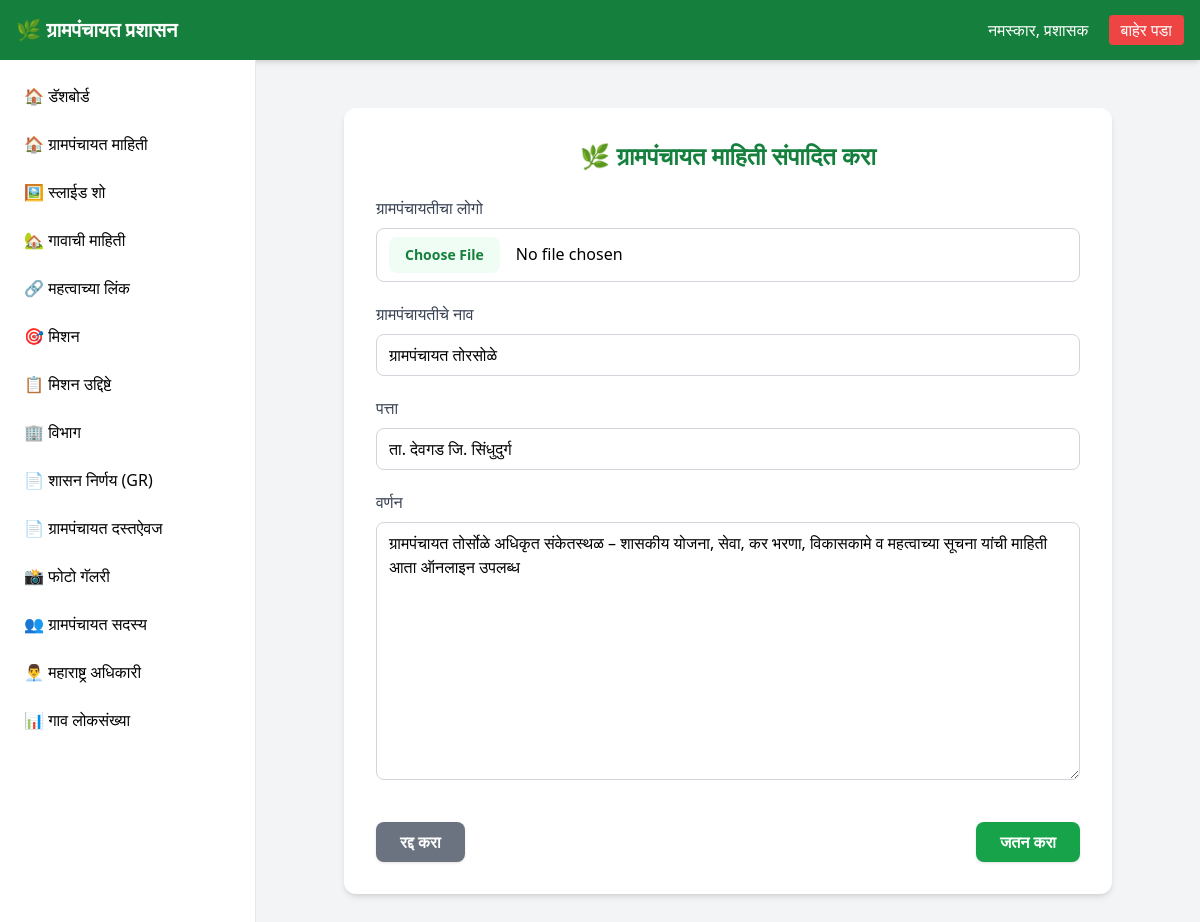
Page /gp-info/update/1/ (signed in) on the committed database.
### api/models.py (models this page shows, shortened)
class GramPanchayatInfo(models.Model):
    logo = models.ImageField(upload_to='logos/', blank=True)
    name = models.CharField(max_length=200, blank=True)
    address = models.CharField(max_length=300, blank=True)
    description = models.TextField(blank=True)
    updated_at = models.DateTimeField(auto_now=True)

### api/views.py (the view)
# urls.py: path('gp-info/update/<int:pk>/', views.gp_info_update, name='gp-info-update'),
@login_required(login_url='/admin/login/')
def gp_info_update(request, pk):
    gp_info = get_object_or_404(GramPanchayatInfo, pk=pk)
    if request.method == 'POST':
        form = GramPanchayatInfoForm(request.POST, request.FILES, instance=gp_info)
        if form.is_valid():
            form.save()
            messages.success(request, 'ग्रामपंचायत माहिती यशस्वीरित्या अपडेट केली गेली!')
            return redirect('about-gp')
    else:
        form = GramPanchayatInfoForm(instance=gp_info)
    return render(request, 'dashboard/gp_info_form.html', {'form': form, 'title': 'ग्रामपंचायत माहिती संपादित करा'})

### api/forms.py
class GramPanchayatInfoForm(ModelForm):
    class Meta:
        model = GramPanchayatInfo
        fields = ['logo', 'name', 'address', 'description']
        widgets = {
            'logo': FileInput(attrs={
                'class': 'w-full px-3 py-2 border border-gray-300 rounded-lg focus:outline-none focus:ring-2 focus:ring-green-500 focus:border-transparent file:mr-4 file:py-2 file:px-4 file:rounded-lg file:border-0 file:text-sm file:font-semibold file:bg-green-50 file:text-green-700 hover:file:bg-green-100'
            }),
            'name': TextInput(attrs={
                'class': 'w-full px-3 py-2 border border-gray-300 rounded-lg focus:outline-none focus:ring-2 focus:ring-green-500 focus:border-transparent'
            }),
            'address': TextInput(attrs={
                'class': 'w-full px-3 py-2 border border-gray-300 rounded-lg focus:outline-none focus:ring-2 focus:ring-green-500 focus:border-transparent'
            }),
            'description': Textarea(attrs={
                'class': 'w-full px-3 py-2 border border-gray-300 rounded-lg focus:outline-none focus:ring-2 focus:ring-green-500 focus:border-transparent resize-vertical'
            }),
        }

### api/templates/dashboard/gp_info_form.html (shortened to what this page needs)
{% extends 'dashboard/dashboard.html' %}
{% block content %}
<div class="max-w-3xl mx-auto bg-white p-8 mt-6 rounded-xl shadow-md">
    <h2 class="text-2xl font-bold text-green-700 mb-6 text-center">
        🌿 {{ title }}
    </h2>
    <form method="POST" enctype="multipart/form-data" class="space-y-5">
        <div>
            <label for="{{ form.logo.id_for_label }}" class="block mb-2 font-medium text-gray-700">ग्रामपंचायतीचा लोगो</label>
            {{ form.logo }}
        </div>
        <div>
            <label for="{{ form.name.id_for_label }}" class="block mb-2 font-medium text-gray-700">ग्रामपंचायतीचे नाव</label>
            {{ form.name }}
        </div>
        <div>
            <label for="{{ form.address.id_for_label }}" class="block mb-2 font-medium text-gray-700">पत्ता</label>
            {{ form.address }}
        </div>
        <div>
            <label for="{{ form.description.id_for_label }}" class="block mb-2 font-medium text-gray-700">वर्णन</label>
            {{ form.description }}
        </div>
        <div class="flex justify-between pt-4">
            <a href="{% url 'about-gp' %}" class="bg-gray-500 hover:bg-gray-600 text-white font-semibold px-6 py-2 rounded-lg shadow">
                रद्द करा
            </a>
            <button type="submit" class="bg-green-600 hover:bg-green-700 text-white font-semibold px-6 py-2 rounded-lg shadow">
                जतन करा
            </button>
        </div>
    </form>
</div>
{% endblock %}

### rows in the picture
GramPanchayatInfo: name "ग्रामपंचायत तोरसोळे", address "ता. देवगड जि. सिंधुदुर्ग", description "ग्रामपंचायत तोर्सोळे अधिकृत संकेतस्थळ – शासकीय योजना, सेवा, कर भरणा, विकासकामे व महत्वाच्या सूचना यांची माहिती आता ऑनलाइन उपलब्ध"

### other values in the picture
{{ title }} "ग्रामपंचायत माहिती संपादित करा"
